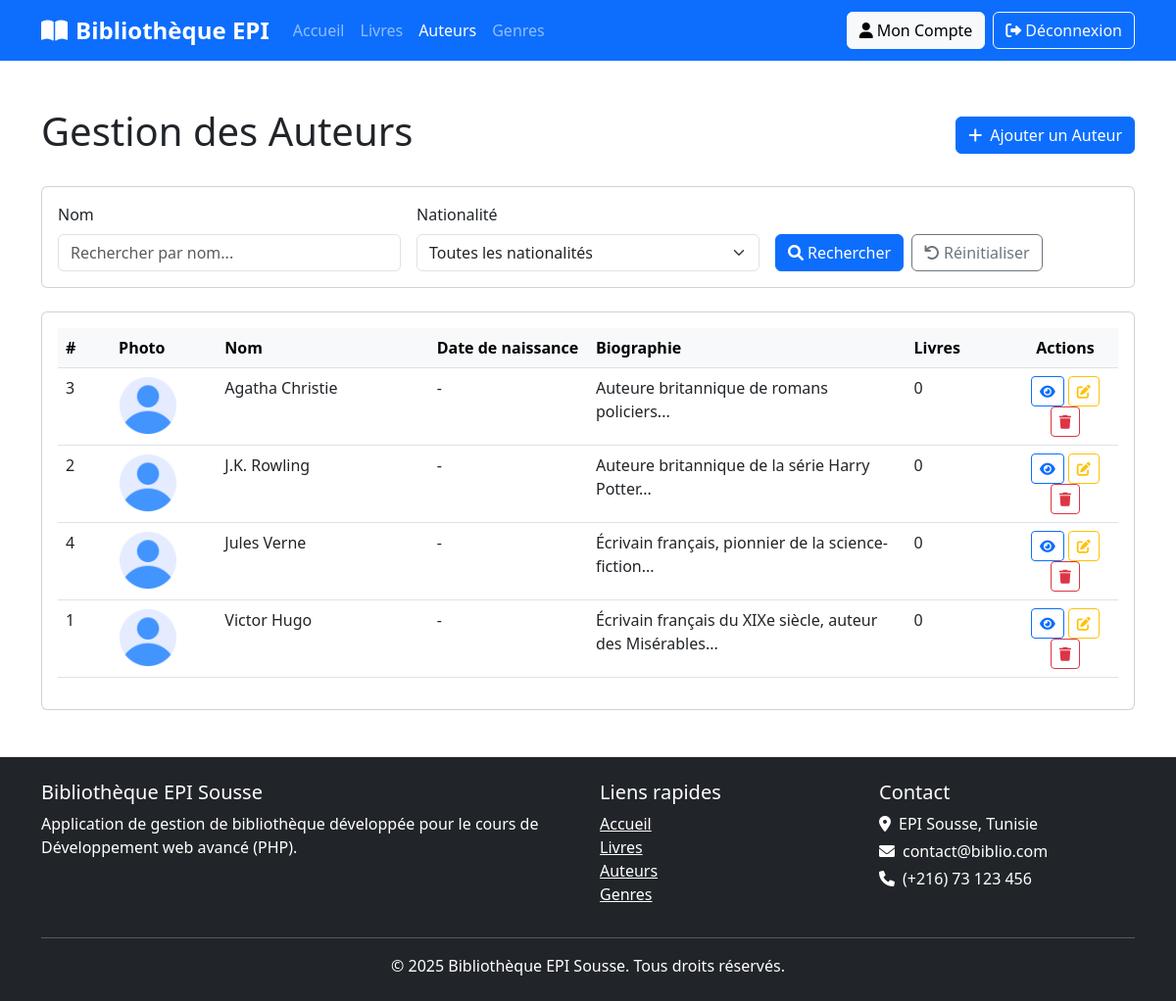
Page /author_management.php (signed in) on the committed database.
### tables this page shows
CREATE TABLE IF NOT EXISTS authors (
    id INT PRIMARY KEY AUTO_INCREMENT,
    name VARCHAR(100) NOT NULL,
    birth_date DATE,
    nationality VARCHAR(50),
    biography TEXT,
    photo VARCHAR(255),
    created_at TIMESTAMP DEFAULT CURRENT_TIMESTAMP,
    updated_at TIMESTAMP DEFAULT CURRENT_TIMESTAMP ON UPDATE CURRENT_TIMESTAMP
);

### functions.php (called while the page is built, shortened)
<?php
require_once 'config.php';
function isLoggedIn() {
    return isset($_SESSION['user_id']);
}
function isAdmin() {
    return isset($_SESSION['is_admin']) && $_SESSION['is_admin'] === true;
}
function getAllAuthors($search = '', $nationality = '') {
    global $pdo;
    $query = "
        SELECT a.*, COUNT(b.id) as total_books
        FROM authors a
        LEFT JOIN books b ON a.id = b.author_id
        WHERE 1=1
    ";
    $params = [];
    $query .= " GROUP BY a.id ORDER BY a.name";
    $stmt = $pdo->prepare($query);
    $stmt->execute($params);
    $authors = $stmt->fetchAll(PDO::FETCH_ASSOC);
    return $authors;
}
?>

### author_management.php (the view, shortened to what this page needs)
<?php
require_once 'config.php';
require_once 'functions.php';
$authors = getAllAuthors();
?>
<!DOCTYPE html>
<html lang="fr">
<head>
    <link href="https://cdn.jsdelivr.net/npm/bootstrap@5.3.0/dist/css/bootstrap.min.css" rel="stylesheet">
    <link rel="stylesheet" href="https://cdnjs.cloudflare.com/ajax/libs/font-awesome/6.0.0/css/all.min.css">
</head>
<body>
    <nav class="navbar navbar-expand-lg navbar-dark bg-primary">
        <div class="container">
            <a class="navbar-brand" href="index.php"><i class="fas fa-book-open me-2"></i>Bibliothèque EPI</a>
            <div class="collapse navbar-collapse" id="navbarNav">
                <ul class="navbar-nav me-auto">
                    <li class="nav-item">
                        <a class="nav-link" href="index.php">Accueil</a>
                    </li>
                    <li class="nav-item">
                        <a class="nav-link" href="books.php">Livres</a>
                    </li>
                    <li class="nav-item">
                        <a class="nav-link active" href="author_management.php">Auteurs</a>
                    </li>
                    <li class="nav-item">
                        <a class="nav-link" href="genre_management.php">Genres</a>
                    </li>
                </ul>
                <div class="d-flex">
                    <?php if (isLoggedIn()): ?>
                    <a href="profile.php" class="btn btn-light me-2">
                        <i class="fas fa-user me-1"></i>Mon Compte
                    </a>
                    <a href="logout.php" class="btn btn-outline-light">
                        <i class="fas fa-sign-out-alt me-1"></i>Déconnexion
                    </a>
                    <?php else: ?>
                    <a href="login.php" class="btn btn-light me-2">Connexion</a>
                    <a href="register.php" class="btn btn-outline-light">Inscription</a>
                    <?php endif; ?>
                </div>
            </div>
        </div>
    </nav>
    <div class="container my-5">
        <div class="d-flex justify-content-between align-items-center mb-4">
            <h1>Gestion des Auteurs</h1>
            <?php if (isAdmin()): ?>
            <button class="btn btn-primary" data-bs-toggle="modal" data-bs-target="#addAuthorModal">
                <i class="fas fa-plus me-2"></i>Ajouter un Auteur
            </button>
            <?php endif; ?>
        </div>
        <div class="card mb-4">
            <div class="card-body">
                <form class="row g-3" method="GET" action="">
                    <div class="col-md-4">
                        <label for="searchName" class="form-label">Nom</label>
                        <input type="text" class="form-control" id="searchName" name="search" placeholder="Rechercher par nom..." value="<?php echo isset($_GET['search']) ? htmlspecialchars($_GET['search']) : ''; ?>">
                    </div>
                    <div class="col-md-4">
                        <label for="searchNationality" class="form-label">Nationalité</label>
                        <select class="form-select" id="searchNationality" name="nationality">
                            <option value="">Toutes les nationalités</option>
                        </select>
                    </div>
                    <div class="col-md-4 d-flex align-items-end">
                        <button type="submit" class="btn btn-primary me-2">
                            <i class="fas fa-search me-1"></i>Rechercher
                        </button>
                        <a href="author_management.php" class="btn btn-outline-secondary">
                            <i class="fas fa-undo me-1"></i>Réinitialiser
                        </a>
                    </div>
                </form>
            </div>
        </div>
        <div class="card">
            <div class="card-body">
                <div class="table-responsive">
                    <table class="table table-hover">
                        <thead class="table-light">
                            <tr>
                                <th scope="col" width="5%">#</th>
                                <th scope="col" width="10%">Photo</th>
                                <th scope="col" width="20%">Nom</th>
                                <th scope="col" width="15%">Date de naissance</th>
                                <th scope="col" width="30%">Biographie</th>
                                <th scope="col" width="10%">Livres</th>
                                <?php if (isAdmin()): ?>
                                <th scope="col" width="10%" class="text-center">Actions</th>
                                <?php endif; ?>
                            </tr>
                        </thead>
                        <tbody>
                            <?php if (empty($authors)): ?>
                            <tr>
                                <td colspan="<?php echo isAdmin() ? '7' : '6'; ?>" class="text-center">Aucun auteur trouvé</td>
                            </tr>
                            <?php else: ?>
                            <?php foreach ($authors as $author): ?>
                            <tr>
                                <td><?php echo $author['id']; ?></td>
                                <td>
                                    <img src="<?php echo $author['photo'] ?? 'uploads/users/user.png'; ?>"
                                         alt="<?php echo htmlspecialchars($author['name']); ?>"
                                         class="author-img">
                                </td>
                                <td><?php echo htmlspecialchars($author['name']); ?></td>
                                <td><?php echo $author['birth_date'] ? date('d/m/Y', strtotime($author['birth_date'])) : '-'; ?></td>
                                <td><?php echo substr(htmlspecialchars($author['biography'] ?? ''), 0, 100) . '...'; ?></td>
                                <td><?php echo $author['total_books'] ?? 0; ?></td>
                                <?php if (isAdmin()): ?>
                                <td class="text-center">
                                    <button class="btn btn-sm btn-outline-primary" onclick="viewAuthor(<?php echo $author['id']; ?>)">
                                        <i class="fas fa-eye"></i>
                                    </button>
                                    <button class="btn btn-sm btn-outline-warning" onclick="editAuthor(<?php echo $author['id']; ?>)">
                                        <i class="fas fa-edit"></i>
                                    </button>
                                    <button class="btn btn-sm btn-outline-danger" onclick="deleteAuthor(<?php echo $author['id']; ?>)">
                                        <i class="fas fa-trash"></i>
                                    </button>
                                </td>
                                <?php endif; ?>
                            </tr>
                            <?php endforeach; ?>
                            <?php endif; ?>
                        </tbody>
                    </table>
                </div>
            </div>
        </div>
    </div>
    <footer class="bg-dark text-white py-4 mt-5">
        <div class="container">
            <div class="row">
                <div class="col-md-6">
                    <h5>Bibliothèque EPI Sousse</h5>
                    <p>Application de gestion de bibliothèque développée pour le cours de Développement web avancé (PHP).</p>
                </div>
                <div class="col-md-3">
                    <h5>Liens rapides</h5>
                    <ul class="list-unstyled">
                        <li><a href="index.php" class="text-white">Accueil</a></li>
                        <li><a href="books.php" class="text-white">Livres</a></li>
                        <li><a href="author_management.php" class="text-white">Auteurs</a></li>
                        <li><a href="genre_management.php" class="text-white">Genres</a></li>
                    </ul>
                </div>
                <div class="col-md-3">
                    <h5>Contact</h5>
                    <address>
                        <p class="mb-1"><i class="fas fa-map-marker-alt me-2"></i>EPI Sousse, Tunisie</p>
                        <p class="mb-1"><i class="fas fa-envelope me-2"></i>contact@biblio.com</p>
                        <p class="mb-1"><i class="fas fa-phone me-2"></i>(+216) 73 123 456</p>
                    </address>
                </div>
            </div>
            <hr>
            <div class="text-center">
                <p class="mb-0">&copy; 2025 Bibliothèque EPI Sousse. Tous droits réservés.</p>
            </div>
        </div>
    </footer>
</body>
</html>

### author_management.php (style rules this page uses)
.navbar-brand { font-weight: bold; font-size: 1.5rem; }
.author-img { width: 60px; height: 60px; object-fit: cover; border-radius: 50%; }

### rows in the picture
authors: id "3", name "Agatha Christie", biography "Auteure britannique de romans policiers", total_books "0"
authors: id "2", name "J.K. Rowling", biography "Auteure britannique de la série Harry Potter", total_books "0"
authors: id "4", name "Jules Verne", biography "Écrivain français, pionnier de la science-fiction", total_books "0"
authors: id "1", name "Victor Hugo", biography "Écrivain français du XIXe siècle, auteur des Misérables", total_books "0"
